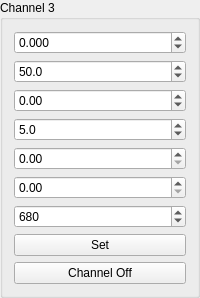
        <widget class="QGroupBox" name="groupBox_5">
         <property name="sizePolicy">
          <sizepolicy hsizetype="Preferred" vsizetype="Minimum">
           <horstretch>0</horstretch>
           <verstretch>0</verstretch>
          </sizepolicy>
         </property>
         <property name="title">
          <string>Channel 3</string>
         </property>
         <layout class="QGridLayout" name="gridLayout_6">
          <property name="sizeConstraint">
           <enum>QLayout::SetMaximumSize</enum>
          </property>
          <item row="0" column="0">
           <widget class="QDoubleSpinBox" name="doubleSpinBox_Signal_amp_4">
            <property name="sizePolicy">
             <sizepolicy hsizetype="Minimum" vsizetype="Fixed">
              <horstretch>0</horstretch>
              <verstretch>0</verstretch>
             </sizepolicy>
            </property>
            <property name="decimals">
             <number>3</number>
            </property>
            <property name="minimum">
             <double>-7.000000000000000</double>
            </property>
            <property name="maximum">
             <double>7.000000000000000</double>
            </property>
            <property name="singleStep">
             <double>0.050000000000000</double>
            </property>
           </widget>
          </item>
          <item row="4" column="0">
           <widget class="QDoubleSpinBox" name="doubleSpinBox_WhiteNoise_amp_4">
            <property name="sizePolicy">
             <sizepolicy hsizetype="Minimum" vsizetype="Fixed">
              <horstretch>0</horstretch>
              <verstretch>0</verstretch>
             </sizepolicy>
            </property>
            <property name="maximum">
             <double>1.000000000000000</double>
            </property>
            <property name="singleStep">
             <double>0.005000000000000</double>
            </property>
           </widget>
          </item>
          <item row="1" column="0">
           <widget class="QDoubleSpinBox" name="doubleSpinBox_Signal_freq_4">
            <property name="sizePolicy">
             <sizepolicy hsizetype="Minimum" vsizetype="Fixed">
              <horstretch>0</horstretch>
              <verstretch>0</verstretch>
             </sizepolicy>
            </property>
            <property name="decimals">
             <number>1</number>
            </property>
            <property name="minimum">
             <double>0.000000000000000</double>
            </property>
            <property name="maximum">
             <double>200.000000000000000</double>
            </property>
            <property name="value">
             <double>50.000000000000000</double>
            </property>
           </widget>
          </item>
          <item row="2" column="0">
           <widget class="QDoubleSpinBox" name="doubleSpinBox_Signal_phase_4">
            <property name="sizePolicy">
             <sizepolicy hsizetype="Minimum" vsizetype="Fixed">
              <horstretch>0</horstretch>
              <verstretch>0</verstretch>
             </sizepolicy>
            </property>
            <property name="decimals">
             <number>2</number>
            </property>
            <property name="minimum">
             <double>-360.000000000000000</double>
            </property>
            <property name="maximum">
             <double>360.000000000000000</double>
            </property>
            <property name="value">
             <double>0.000000000000000</double>
            </property>
           </widget>
          </item>
          <item row="3" column="0">
           <widget class="QDoubleSpinBox" name="doubleSpinBox_Ramp_time_4">
            <property name="sizePolicy">
             <sizepolicy hsizetype="Minimum" vsizetype="Fixed">
              <horstretch>0</horstretch>
              <verstretch>0</verstretch>
             </sizepolicy>
            </property>
            <property name="decimals">
             <number>1</number>
            </property>
            <property name="minimum">
             <double>0.100000000000000</double>
            </property>
            <property name="maximum">
             <double>50.000000000000000</double>
            </property>
            <property name="singleStep">
             <double>0.100000000000000</double>
            </property>
            <property name="value">
             <double>5.000000000000000</double>
            </property>
           </widget>
          </item>
          <item row="5" column="0">
           <widget class="QDoubleSpinBox" name="doubleSpinBox_SwNoise_amp_4">
            <property name="sizePolicy">
             <sizepolicy hsizetype="Minimum" vsizetype="Fixed">
              <horstretch>0</horstretch>
              <verstretch>0</verstretch>
             </sizepolicy>
            </property>
            <property name="maximum">
             <double>1.000000000000000</double>
            </property>
            <property name="singleStep">
             <double>0.010000000000000</double>
            </property>
           </widget>
          </item>
          <item row="6" column="0">
           <widget class="QDoubleSpinBox" name="doubleSpinBox_SwNoise_freq_4">
            <property name="sizePolicy">
             <sizepolicy hsizetype="Minimum" vsizetype="Fixed">
              <horstretch>0</horstretch>
              <verstretch>0</verstretch>
             </sizepolicy>
            </property>
            <property name="decimals">
             <number>0</number>
            </property>
            <property name="maximum">
             <double>1500.000000000000000</double>
            </property>
            <property name="value">
             <double>680.000000000000000</double>
            </property>
           </widget>
          </item>
          <item row="8" column="0">
           <widget class="QPushButton" name="pushButton_Channel0_en_4">
            <property name="sizePolicy">
             <sizepolicy hsizetype="Minimum" vsizetype="Fixed">
              <horstretch>0</horstretch>
              <verstretch>0</verstretch>
             </sizepolicy>
            </property>
            <property name="text">
             <string>Channel Off</string>
            </property>
            <property name="checkable">
             <bool>true</bool>
            </property>
           </widget>
          </item>
          <item row="7" column="0">
           <widget class="QPushButton" name="pushButton_Channel0_set_4">
            <property name="sizePolicy">
             <sizepolicy hsizetype="Minimum" vsizetype="Fixed">
              <horstretch>0</horstretch>
              <verstretch>0</verstretch>
             </sizepolicy>
            </property>
            <property name="text">
             <string>Set</string>
            </property>
            <property name="checkable">
             <bool>false</bool>
            </property>
           </widget>
          </item>
         </layout>
        </widget>
